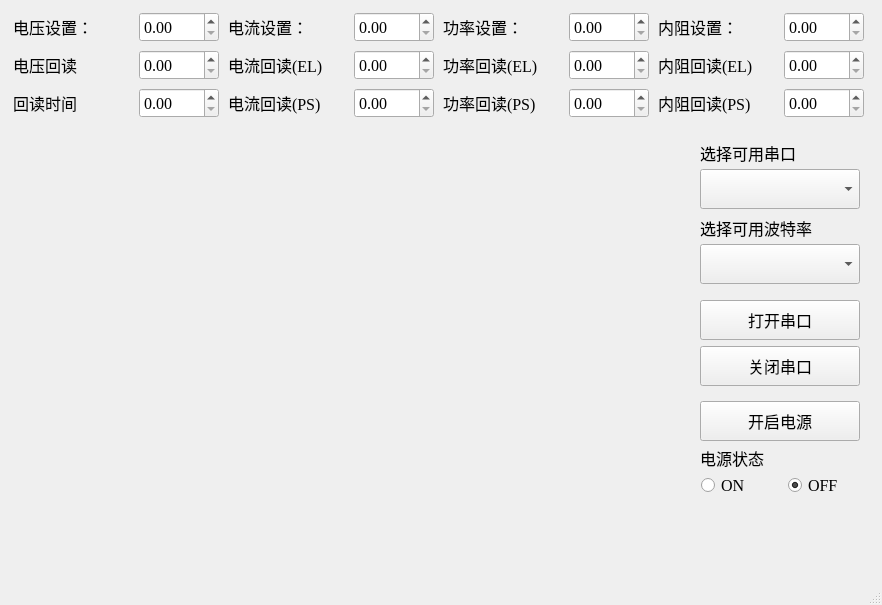
<?xml version="1.0" encoding="UTF-8"?>
<ui version="4.0">
 <class>SerialPortCommunication</class>
 <widget class="QMainWindow" name="SerialPortCommunication">
  <property name="geometry">
   <rect>
    <x>0</x>
    <y>0</y>
    <width>882</width>
    <height>605</height>
   </rect>
  </property>
  <property name="font">
   <font>
    <family>Times New Roman</family>
    <pointsize>12</pointsize>
   </font>
  </property>
  <property name="windowTitle">
   <string>SerialPortCommunication</string>
  </property>
  <widget class="QWidget" name="centralwidget">
   <widget class="QWidget" name="layoutWidget_3">
    <property name="geometry">
     <rect>
      <x>700</x>
      <y>300</y>
      <width>162</width>
      <height>88</height>
     </rect>
    </property>
    <layout class="QVBoxLayout" name="verticalLayout_7">
     <item>
      <widget class="QPushButton" name="openSerialPort">
       <property name="minimumSize">
        <size>
         <width>160</width>
         <height>40</height>
        </size>
       </property>
       <property name="maximumSize">
        <size>
         <width>160</width>
         <height>40</height>
        </size>
       </property>
       <property name="text">
        <string>打开串口</string>
       </property>
      </widget>
     </item>
     <item>
      <widget class="QPushButton" name="closeSerialPort">
       <property name="minimumSize">
        <size>
         <width>160</width>
         <height>40</height>
        </size>
       </property>
       <property name="maximumSize">
        <size>
         <width>160</width>
         <height>40</height>
        </size>
       </property>
       <property name="text">
        <string>关闭串口</string>
       </property>
      </widget>
     </item>
    </layout>
   </widget>
   <widget class="QWidget" name="layoutWidget_4">
    <property name="geometry">
     <rect>
      <x>700</x>
      <y>140</y>
      <width>164</width>
      <height>147</height>
     </rect>
    </property>
    <layout class="QVBoxLayout" name="verticalLayout_8">
     <item>
      <layout class="QVBoxLayout" name="verticalLayout_5">
       <item>
        <widget class="QLabel" name="label_13">
         <property name="minimumSize">
          <size>
           <width>160</width>
           <height>20</height>
          </size>
         </property>
         <property name="maximumSize">
          <size>
           <width>160</width>
           <height>20</height>
          </size>
         </property>
         <property name="sizeIncrement">
          <size>
           <width>160</width>
           <height>20</height>
          </size>
         </property>
         <property name="text">
          <string>选择可用串口</string>
         </property>
        </widget>
       </item>
       <item>
        <widget class="QComboBox" name="serialNameBox">
         <property name="minimumSize">
          <size>
           <width>160</width>
           <height>40</height>
          </size>
         </property>
         <property name="maximumSize">
          <size>
           <width>160</width>
           <height>40</height>
          </size>
         </property>
        </widget>
       </item>
      </layout>
     </item>
     <item>
      <layout class="QVBoxLayout" name="verticalLayout_6">
       <item>
        <widget class="QLabel" name="label_14">
         <property name="minimumSize">
          <size>
           <width>160</width>
           <height>20</height>
          </size>
         </property>
         <property name="maximumSize">
          <size>
           <width>160</width>
           <height>20</height>
          </size>
         </property>
         <property name="text">
          <string>选择可用波特率</string>
         </property>
        </widget>
       </item>
       <item>
        <widget class="QComboBox" name="serialBaudRateBox">
         <property name="minimumSize">
          <size>
           <width>160</width>
           <height>40</height>
          </size>
         </property>
         <property name="maximumSize">
          <size>
           <width>160</width>
           <height>40</height>
          </size>
         </property>
        </widget>
       </item>
      </layout>
     </item>
    </layout>
   </widget>
   <widget class="QWidget" name="layoutWidget_2">
    <property name="geometry">
     <rect>
      <x>700</x>
      <y>400</y>
      <width>170</width>
      <height>96</height>
     </rect>
    </property>
    <layout class="QVBoxLayout" name="verticalLayout_9">
     <item>
      <widget class="QPushButton" name="pushButton">
       <property name="minimumSize">
        <size>
         <width>160</width>
         <height>40</height>
        </size>
       </property>
       <property name="maximumSize">
        <size>
         <width>160</width>
         <height>40</height>
        </size>
       </property>
       <property name="text">
        <string>开启电源</string>
       </property>
      </widget>
     </item>
     <item>
      <widget class="QLabel" name="label_12">
       <property name="minimumSize">
        <size>
         <width>160</width>
         <height>20</height>
        </size>
       </property>
       <property name="maximumSize">
        <size>
         <width>160</width>
         <height>20</height>
        </size>
       </property>
       <property name="text">
        <string>电源状态</string>
       </property>
      </widget>
     </item>
     <item>
      <layout class="QHBoxLayout" name="horizontalLayout_13">
       <item>
        <widget class="QRadioButton" name="rbton">
         <property name="minimumSize">
          <size>
           <width>80</width>
           <height>20</height>
          </size>
         </property>
         <property name="maximumSize">
          <size>
           <width>80</width>
           <height>20</height>
          </size>
         </property>
         <property name="text">
          <string>ON</string>
         </property>
        </widget>
       </item>
       <item>
        <widget class="QRadioButton" name="rbtoff">
         <property name="minimumSize">
          <size>
           <width>80</width>
           <height>20</height>
          </size>
         </property>
         <property name="maximumSize">
          <size>
           <width>80</width>
           <height>20</height>
          </size>
         </property>
         <property name="text">
          <string>OFF</string>
         </property>
         <property name="checked">
          <bool>true</bool>
         </property>
        </widget>
       </item>
      </layout>
     </item>
    </layout>
   </widget>
   <widget class="QWidget" name="layoutWidget">
    <property name="geometry">
     <rect>
      <x>10</x>
      <y>10</y>
      <width>860</width>
      <height>113</height>
     </rect>
    </property>
    <layout class="QHBoxLayout" name="horizontalLayout_14">
     <item>
      <layout class="QVBoxLayout" name="verticalLayout">
       <item>
        <layout class="QHBoxLayout" name="horizontalLayout">
         <item>
          <widget class="QLabel" name="label">
           <property name="minimumSize">
            <size>
             <width>120</width>
             <height>30</height>
            </size>
           </property>
           <property name="maximumSize">
            <size>
             <width>120</width>
             <height>30</height>
            </size>
           </property>
           <property name="text">
            <string>电压设置：</string>
           </property>
          </widget>
         </item>
         <item>
          <widget class="QDoubleSpinBox" name="volInput">
           <property name="minimumSize">
            <size>
             <width>80</width>
             <height>30</height>
            </size>
           </property>
           <property name="maximumSize">
            <size>
             <width>80</width>
             <height>30</height>
            </size>
           </property>
          </widget>
         </item>
        </layout>
       </item>
       <item>
        <layout class="QHBoxLayout" name="horizontalLayout_2">
         <item>
          <widget class="QLabel" name="label_2">
           <property name="minimumSize">
            <size>
             <width>120</width>
             <height>30</height>
            </size>
           </property>
           <property name="maximumSize">
            <size>
             <width>120</width>
             <height>30</height>
            </size>
           </property>
           <property name="text">
            <string>电压回读</string>
           </property>
          </widget>
         </item>
         <item>
          <widget class="QDoubleSpinBox" name="volOuput">
           <property name="minimumSize">
            <size>
             <width>80</width>
             <height>30</height>
            </size>
           </property>
           <property name="maximumSize">
            <size>
             <width>80</width>
             <height>30</height>
            </size>
           </property>
          </widget>
         </item>
        </layout>
       </item>
       <item>
        <layout class="QHBoxLayout" name="horizontalLayout_3">
         <item>
          <widget class="QLabel" name="label_15">
           <property name="minimumSize">
            <size>
             <width>120</width>
             <height>30</height>
            </size>
           </property>
           <property name="maximumSize">
            <size>
             <width>120</width>
             <height>30</height>
            </size>
           </property>
           <property name="text">
            <string>回读时间</string>
           </property>
          </widget>
         </item>
         <item>
          <widget class="QDoubleSpinBox" name="backReadTime">
           <property name="minimumSize">
            <size>
             <width>80</width>
             <height>30</height>
            </size>
           </property>
           <property name="maximumSize">
            <size>
             <width>80</width>
             <height>30</height>
            </size>
           </property>
          </widget>
         </item>
        </layout>
       </item>
      </layout>
     </item>
     <item>
      <layout class="QVBoxLayout" name="verticalLayout_2">
       <item>
        <layout class="QHBoxLayout" name="horizontalLayout_4">
         <item>
          <widget class="QLabel" name="label_3">
           <property name="minimumSize">
            <size>
             <width>120</width>
             <height>30</height>
            </size>
           </property>
           <property name="maximumSize">
            <size>
             <width>120</width>
             <height>30</height>
            </size>
           </property>
           <property name="text">
            <string>电流设置：</string>
           </property>
          </widget>
         </item>
         <item>
          <widget class="QDoubleSpinBox" name="curInput">
           <property name="minimumSize">
            <size>
             <width>80</width>
             <height>30</height>
            </size>
           </property>
           <property name="maximumSize">
            <size>
             <width>80</width>
             <height>30</height>
            </size>
           </property>
          </widget>
         </item>
        </layout>
       </item>
       <item>
        <layout class="QHBoxLayout" name="horizontalLayout_5">
         <item>
          <widget class="QLabel" name="label_4">
           <property name="minimumSize">
            <size>
             <width>120</width>
             <height>30</height>
            </size>
           </property>
           <property name="maximumSize">
            <size>
             <width>120</width>
             <height>30</height>
            </size>
           </property>
           <property name="text">
            <string>电流回读(EL)</string>
           </property>
          </widget>
         </item>
         <item>
          <widget class="QDoubleSpinBox" name="curOuputEL">
           <property name="minimumSize">
            <size>
             <width>80</width>
             <height>30</height>
            </size>
           </property>
           <property name="maximumSize">
            <size>
             <width>80</width>
             <height>30</height>
            </size>
           </property>
          </widget>
         </item>
        </layout>
       </item>
       <item>
        <layout class="QHBoxLayout" name="horizontalLayout_6">
         <item>
          <widget class="QLabel" name="label_5">
           <property name="minimumSize">
            <size>
             <width>120</width>
             <height>30</height>
            </size>
           </property>
           <property name="maximumSize">
            <size>
             <width>120</width>
             <height>30</height>
            </size>
           </property>
           <property name="text">
            <string>电流回读(PS)</string>
           </property>
          </widget>
         </item>
         <item>
          <widget class="QDoubleSpinBox" name="curOuputPS">
           <property name="minimumSize">
            <size>
             <width>80</width>
             <height>30</height>
            </size>
           </property>
           <property name="maximumSize">
            <size>
             <width>80</width>
             <height>30</height>
            </size>
           </property>
          </widget>
         </item>
        </layout>
       </item>
      </layout>
     </item>
     <item>
      <layout class="QVBoxLayout" name="verticalLayout_3">
       <item>
        <layout class="QHBoxLayout" name="horizontalLayout_7">
         <item>
          <widget class="QLabel" name="label_6">
           <property name="minimumSize">
            <size>
             <width>120</width>
             <height>30</height>
            </size>
           </property>
           <property name="maximumSize">
            <size>
             <width>120</width>
             <height>30</height>
            </size>
           </property>
           <property name="text">
            <string>功率设置：</string>
           </property>
          </widget>
         </item>
         <item>
          <widget class="QDoubleSpinBox" name="powInput">
           <property name="minimumSize">
            <size>
             <width>80</width>
             <height>30</height>
            </size>
           </property>
           <property name="maximumSize">
            <size>
             <width>80</width>
             <height>30</height>
            </size>
           </property>
          </widget>
         </item>
        </layout>
       </item>
       <item>
        <layout class="QHBoxLayout" name="horizontalLayout_8">
         <item>
          <widget class="QLabel" name="label_7">
           <property name="minimumSize">
            <size>
             <width>120</width>
             <height>30</height>
            </size>
           </property>
           <property name="maximumSize">
            <size>
             <width>120</width>
             <height>30</height>
            </size>
           </property>
           <property name="text">
            <string>功率回读(EL)</string>
           </property>
          </widget>
         </item>
         <item>
          <widget class="QDoubleSpinBox" name="powOuputEL">
           <property name="minimumSize">
            <size>
             <width>80</width>
             <height>30</height>
            </size>
           </property>
           <property name="maximumSize">
            <size>
             <width>80</width>
             <height>30</height>
            </size>
           </property>
          </widget>
         </item>
        </layout>
       </item>
       <item>
        <layout class="QHBoxLayout" name="horizontalLayout_9">
         <item>
          <widget class="QLabel" name="label_8">
           <property name="minimumSize">
            <size>
             <width>120</width>
             <height>30</height>
            </size>
           </property>
           <property name="maximumSize">
            <size>
             <width>120</width>
             <height>30</height>
            </size>
           </property>
           <property name="text">
            <string>功率回读(PS)</string>
           </property>
          </widget>
         </item>
         <item>
          <widget class="QDoubleSpinBox" name="powOuputPS">
           <property name="minimumSize">
            <size>
             <width>80</width>
             <height>30</height>
            </size>
           </property>
           <property name="maximumSize">
            <size>
             <width>80</width>
             <height>30</height>
            </size>
           </property>
          </widget>
         </item>
        </layout>
       </item>
      </layout>
     </item>
     <item>
      <layout class="QVBoxLayout" name="verticalLayout_4">
       <item>
        <layout class="QHBoxLayout" name="horizontalLayout_10">
         <item>
          <widget class="QLabel" name="label_9">
           <property name="minimumSize">
            <size>
             <width>120</width>
             <height>30</height>
            </size>
           </property>
           <property name="maximumSize">
            <size>
             <width>120</width>
             <height>30</height>
            </size>
           </property>
           <property name="text">
            <string>内阻设置：</string>
           </property>
          </widget>
         </item>
         <item>
          <widget class="QDoubleSpinBox" name="RInput">
           <property name="minimumSize">
            <size>
             <width>80</width>
             <height>30</height>
            </size>
           </property>
           <property name="maximumSize">
            <size>
             <width>80</width>
             <height>30</height>
            </size>
           </property>
          </widget>
         </item>
        </layout>
       </item>
       <item>
        <layout class="QHBoxLayout" name="horizontalLayout_11">
         <item>
          <widget class="QLabel" name="label_10">
           <property name="minimumSize">
            <size>
             <width>120</width>
             <height>30</height>
            </size>
           </property>
           <property name="maximumSize">
            <size>
             <width>120</width>
             <height>30</height>
            </size>
           </property>
           <property name="text">
            <string>内阻回读(EL)</string>
           </property>
          </widget>
         </item>
         <item>
          <widget class="QDoubleSpinBox" name="ROuputEL">
           <property name="minimumSize">
            <size>
             <width>80</width>
             <height>30</height>
            </size>
           </property>
           <property name="maximumSize">
            <size>
             <width>80</width>
             <height>30</height>
            </size>
           </property>
          </widget>
         </item>
        </layout>
       </item>
       <item>
        <layout class="QHBoxLayout" name="horizontalLayout_12">
         <item>
          <widget class="QLabel" name="label_11">
           <property name="minimumSize">
            <size>
             <width>120</width>
             <height>30</height>
            </size>
           </property>
           <property name="maximumSize">
            <size>
             <width>120</width>
             <height>30</height>
            </size>
           </property>
           <property name="text">
            <string>内阻回读(PS)</string>
           </property>
          </widget>
         </item>
         <item>
          <widget class="QDoubleSpinBox" name="ROuputPS">
           <property name="minimumSize">
            <size>
             <width>80</width>
             <height>30</height>
            </size>
           </property>
           <property name="maximumSize">
            <size>
             <width>80</width>
             <height>30</height>
            </size>
           </property>
          </widget>
         </item>
        </layout>
       </item>
      </layout>
     </item>
    </layout>
   </widget>
  </widget>
  <widget class="QMenuBar" name="menubar">
   <property name="geometry">
    <rect>
     <x>0</x>
     <y>0</y>
     <width>882</width>
     <height>28</height>
    </rect>
   </property>
  </widget>
  <widget class="QStatusBar" name="statusbar"/>
 </widget>
 <resources/>
 <connections/>
</ui>
